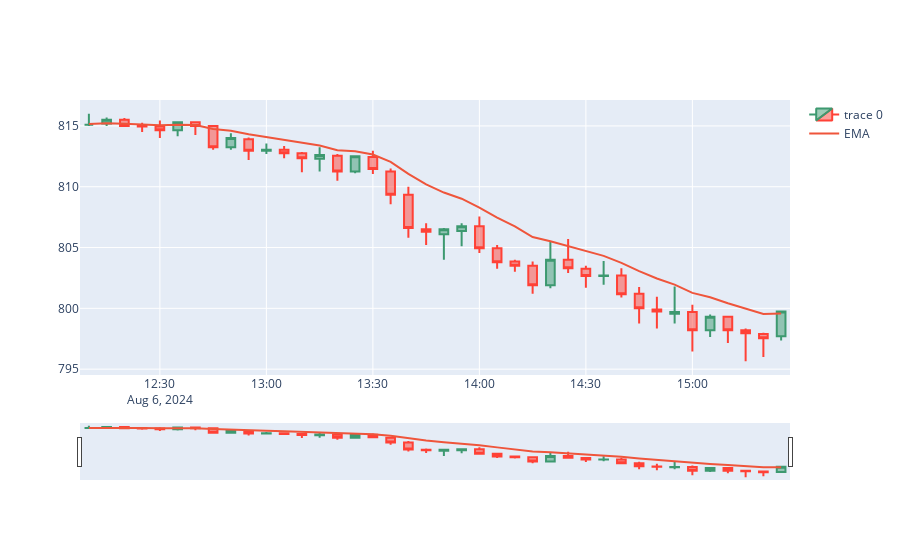

Source (notebook cell):
### Code cell
def plot_ema(data,fig):
    fig.add_trace(go.Scatter(x=data.index, y=data['ema'], mode='lines', name='EMA'))
    return fig

plot_ema(df,fig)
